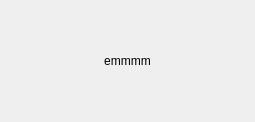
<?xml version="1.0" encoding="UTF-8"?>
<ui version="4.0">
 <class>Tip</class>
 <widget class="QWidget" name="Tip">
  <property name="geometry">
   <rect>
    <x>0</x>
    <y>0</y>
    <width>255</width>
    <height>122</height>
   </rect>
  </property>
  <property name="windowTitle">
   <string>Form</string>
  </property>
  <layout class="QHBoxLayout" name="horizontalLayout">
   <item>
    <widget class="QWidget" name="dd" native="true">
     <layout class="QVBoxLayout" name="verticalLayout">
      <item>
       <widget class="QLabel" name="msg">
        <property name="text">
         <string>emmmm</string>
        </property>
        <property name="alignment">
         <set>Qt::AlignCenter</set>
        </property>
       </widget>
      </item>
     </layout>
    </widget>
   </item>
  </layout>
 </widget>
 <resources/>
 <connections/>
</ui>
